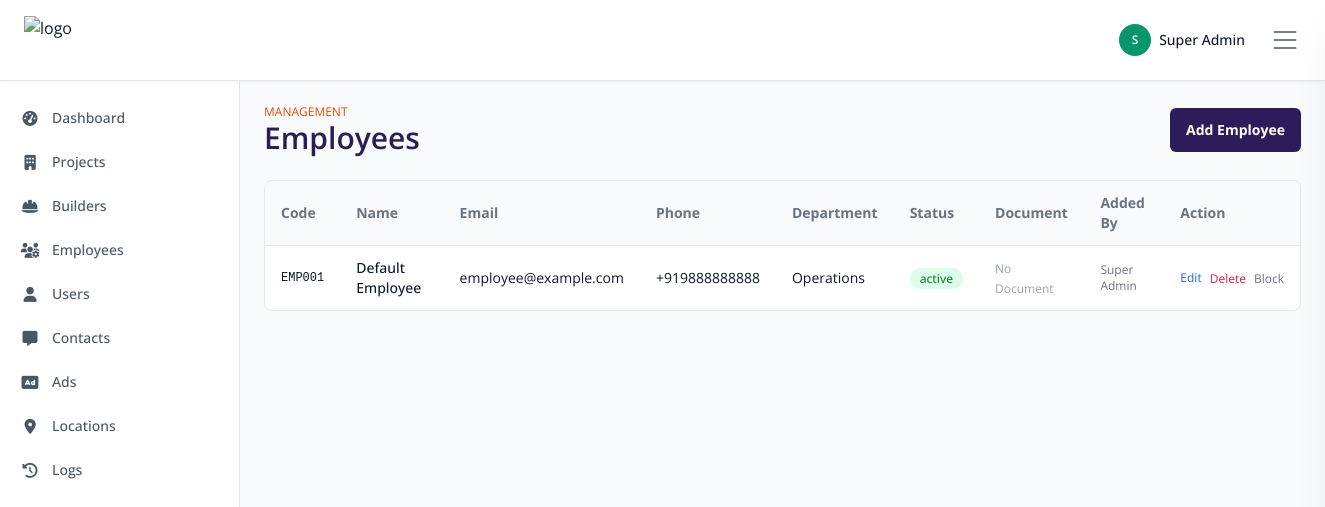
/admin/employees.php (signed in), run on the app's committed database.
### tables this page shows
CREATE TABLE employees (

    id BIGINT UNSIGNED AUTO_INCREMENT PRIMARY KEY,

    uuid CHAR(36) NOT NULL UNIQUE,

    employee_code VARCHAR(50) NOT NULL UNIQUE,

    full_name VARCHAR(150) NOT NULL,

    email VARCHAR(150) NOT NULL UNIQUE,

    phone VARCHAR(20) DEFAULT NULL,

    password VARCHAR(255) NOT NULL,

    department VARCHAR(100) DEFAULT NULL,

    designation VARCHAR(100) DEFAULT NULL,

    profile_image VARCHAR(255) DEFAULT NULL,

    document VARCHAR(255) DEFAULT NULL,

    auth_token TEXT DEFAULT NULL,

    remember_token VARCHAR(255) DEFAULT NULL,

    reset_token VARCHAR(255) DEFAULT NULL,

    reset_token_expiry DATETIME DEFAULT NULL,

    last_login_at DATETIME DEFAULT NULL,

    last_login_ip VARCHAR(100) DEFAULT NULL,

    status ENUM(
        'active',
        'inactive',
        'blocked'
    ) DEFAULT 'active',

    created_by BIGINT UNSIGNED DEFAULT NULL,

    created_at TIMESTAMP DEFAULT CURRENT_TIMESTAMP,

    updated_at TIMESTAMP DEFAULT CURRENT_TIMESTAMP
    ON UPDATE CURRENT_TIMESTAMP,

    FOREIGN KEY (created_by)
    REFERENCES admins(id)
    ON DELETE SET NULL,

    INDEX idx_employee_code(employee_code),
    INDEX idx_employee_email(email)

);

### config/database.php (called while the page is built, shortened)
<?php
function e($string)
{
    return htmlspecialchars(
        $string,
        ENT_QUOTES,
        'UTF-8'
    );
}

### admin/employees.php (the view, shortened to what this page needs)
<?php
require_once __DIR__ . '/../includes/app_helpers.php';
$employees = $pdo->query("
    SELECT e.*, a.full_name AS created_by_name
    FROM employees e
    LEFT JOIN admins a ON a.id = e.created_by
    ORDER BY e.created_at DESC
")->fetchAll();
require_once __DIR__ . '/includes/header.php';
?>
<section class="min-h-screen bg-gray-50 p-6 mt-20">
    <div class="max-w-[1400px] mx-auto">
        <div class="flex items-center justify-between">
            <div>
                <p class="text-xs uppercase text-accent">Management</p>
                <h1 class="text-3xl font-semibold text-primary">Employees</h1>
            </div>
            <button onclick="document.getElementById('addModal').classList.remove('hidden')" class="rounded-md bg-primary px-4 py-3 text-sm font-bold text-white">Add Employee</button>
        </div>
        <div class="mt-6 rounded-lg border border-gray-200 bg-white overflow-hidden">
            <table class="w-full text-left text-sm">
                <thead class="bg-gray-50 text-gray-500">
                    <tr>
                        <th class="px-4 py-3">Code</th>
                        <th class="px-4 py-3">Name</th>
                        <th class="px-4 py-3">Email</th>
                        <th class="px-4 py-3">Phone</th>
                        <th class="px-4 py-3">Department</th>
                        <th class="px-4 py-3">Status</th>
                        <th class="px-4 py-3">Document</th>
                        <th class="px-4 py-3">Added By</th>
                        <th class="px-4 py-3">Action</th>
                    </tr>
                </thead>
                <tbody>
                    <?php foreach ($employees as $emp): ?>
                        <tr class="border-t">
                            <td class="px-4 py-3 font-mono text-xs"><?php echo e($emp['employee_code']); ?></td>
                            <td class="px-4 py-3 font-medium"><?php echo e($emp['full_name']); ?></td>
                            <td class="px-4 py-3"><?php echo e($emp['email']); ?></td>
                            <td class="px-4 py-3"><?php echo e($emp['phone'] ?: '-'); ?></td>
                            <td class="px-4 py-3"><?php echo e($emp['department'] ?: '-'); ?></td>
                            <td class="px-4 py-3">
                                <span class="rounded-full px-2.5 py-0.5 text-xs font-medium <?php echo $emp['status'] === 'active' ? 'bg-green-100 text-green-700' : 'bg-gray-100 text-gray-500'; ?>"><?php echo e($emp['status']); ?></span>
                            </td>
                            <td class="px-4 py-3 max-w-[120px]">
                                <?php if ($emp['document']): ?>
                                    <a href="<?php echo BASE_URL . 'assets/documents/' . e($emp['document']); ?>" target="_blank" class="text-accent hover:underline text-xs font-medium">View PDF</a>
                                <?php else: ?>
                                    <span class="text-gray-400 text-xs">No Document</span>
                                <?php endif; ?>
                            </td>
                            <td class="px-4 py-3 text-xs text-gray-500"><?php echo e($emp['created_by_name'] ?? '-'); ?></td>
                            <td class="px-4 py-3">
                                <div class="flex gap-2 items-center">
                                    <button type="button" onclick="openEditEmp(this)"
                                        data-id="<?php echo (int)$emp['id']; ?>"
                                        data-name="<?php echo e($emp['full_name']); ?>"
                                        data-email="<?php echo e($emp['email']); ?>"
                                        data-phone="<?php echo e($emp['phone']); ?>"
                                        data-department="<?php echo e($emp['department']); ?>"
                                        data-designation="<?php echo e($emp['designation']); ?>"
                                        data-document="<?php echo e($emp['document']); ?>"
                                        class="text-blue-600 hover:underline text-xs">Edit</button>
                                    <form method="post" onsubmit="return confirm('Delete this employee?')">
                                        <button name="action" value="delete_employee" class="text-rose-600 hover:underline text-xs">Delete</button>
                                    </form>
                                    <form method="post">
                                        <button name="action" value="toggle_status" class="text-xs <?php echo $emp['status'] === 'active' ? 'text-gray-500' : 'text-green-600'; ?> hover:underline">
                                            <?php echo $emp['status'] === 'active' ? 'Block' : 'Activate'; ?>
                                        </button>
                                    </form>
                                </div>
                            </td>
                        </tr>
                    <?php endforeach; ?>
                </tbody>
            </table>
        </div>
    </div>
</section>

### assets/css/style.css (style rules this page uses)
* { scroll-behavior: smooth; }

### data on the page
employees: employee_code "EMP001", full_name "Default Employee", email "employee@example.com", phone "+919888888888", department "Operations", status "active", shows "No Document", created_by.full_name "Super Admin", shows "Block"

### other printed values
substr($_SESSION['admin_name'] ?? 'A', 0, 1) "S"
$_SESSION['admin_name'] "Super Admin"
$link['label'] "Dashboard"
$link['label'] "Projects"
$link['label'] "Builders"
$link['label'] "Employees"
$link['label'] "Users"
$link['label'] "Contacts"
$link['label'] "Ads"
$link['label'] "Locations"
$link['label'] "Logs"
